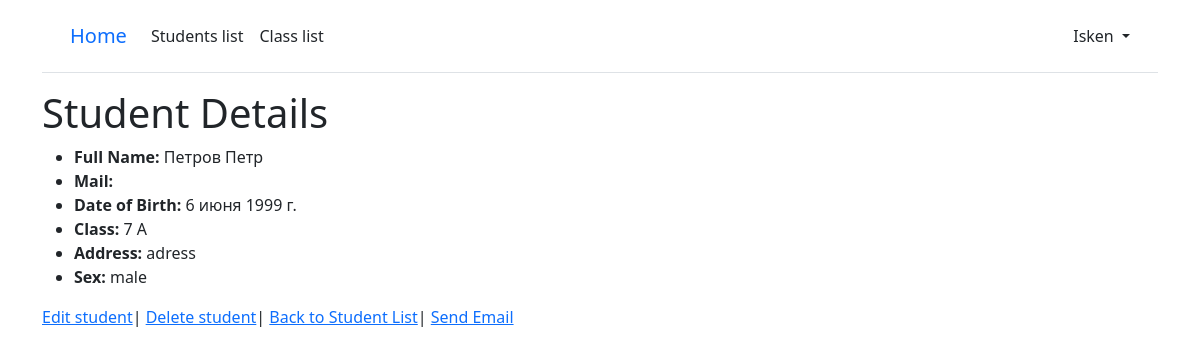
Page /student/4/ (signed in) on the earlier database version.
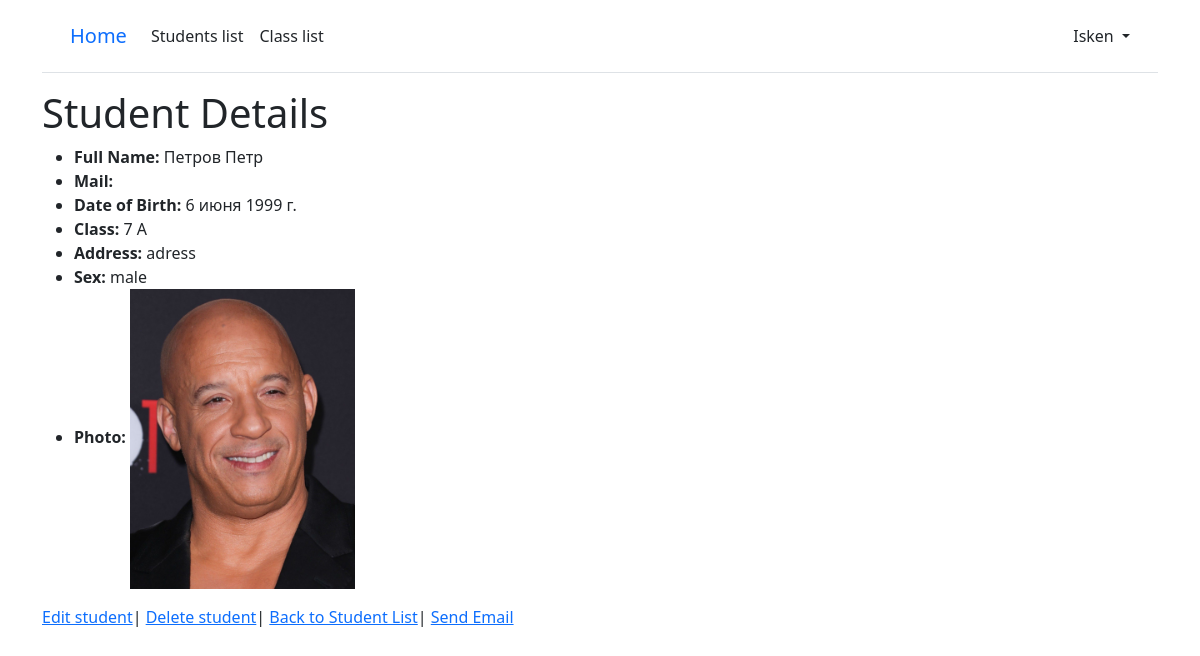
Same page on the later database version.
### school/models.py (models this page shows, shortened)
class Teacher(AbstractUser):
    phone_number = models.CharField(
        max_length=20, unique=True, verbose_name="Номер телефона"
    )
    teacher_class = models.ForeignKey(
        "Class",
        on_delete=models.CASCADE,
        related_name="teachers",
        blank=True,
        null=True,
        verbose_name="Класс",
    )
    item_name = models.CharField(max_length=100, verbose_name="Предмет")
    USERNAME_FIELD = "phone_number"  # Set the phone_number field as the username field for authentication
    REQUIRED_FIELDS = []
    class Meta:
        verbose_name_plural = "Учителя"
        verbose_name = "Учитель"

class Student(models.Model):
    full_name = models.CharField(max_length=100, verbose_name="ФИО")
    email = models.EmailField()
    date_of_birth = models.DateField(verbose_name="Дата рождения")
    student_class = models.ManyToManyField("Class", blank=True, verbose_name="Класс")
    address = models.TextField(verbose_name="Адрес")
    sex = models.CharField(max_length=10, verbose_name="пол")
    photo = models.ImageField(
        upload_to="student_photos/", blank=True, null=True, verbose_name="Фото"
    )
    class Meta:
        verbose_name_plural = "Ученики"
        verbose_name = "Ученик"

class Class(models.Model):
    name = models.CharField(max_length=100, verbose_name="Название класса")
    teacher = models.ForeignKey(
        Teacher, on_delete=models.CASCADE, verbose_name="Учитель"
    )
    students = models.ManyToManyField(Student, blank=True, verbose_name="Ученики")
    class Meta:
        verbose_name_plural = "Классы"
        verbose_name = "Класс"

### school/views.py (the view)
# urls.py: path("student/<int:pk>/", views.StudentDetailView.as_view(), name="student_detail"),
class StudentDetailView(LoginRequiredMixin, generic.DetailView):
    model = Student
    template_name = "school/student_detail.html"
    context_object_name = "student"

### school/templates/school/student_detail.html
{% extends '_base.html' %}
{% block content %}
<h1>Student Details</h1>
<ul>
  <li><strong>Full Name:</strong> {{ student.full_name }}</li>
  <li><strong>Mail:</strong> {{ student.mail }}</li>
  <li><strong>Date of Birth:</strong> {{ student.date_of_birth }}</li>
  <li><strong>
      {% for class_obj in student.student_class.all %}
      Class:</strong> {{ class_obj.name }}
    {% empty %}
    Не привязан к классу
    {% endfor %}</li>
  <li><strong>Address:</strong> {{ student.address }}</li>
  <li><strong>Sex:</strong> {{ student.sex }}</li>
  {% if student.photo %}
  <li><strong>Photo:</strong> <img height="300px" width="auto" src="{{ student.photo.url }}" alt="Student Photo"></li>
  {% endif %}
</ul>
<a href="{% url 'student_edit' student.pk %}">Edit student</a>|
<a href="{% url 'student_delete' student.pk %}">Delete student</a>|
<a href="{% url 'student_list' %}">Back to Student List</a>|
<a href="{% url 'send_email' %}">Send Email</a>
{% endblock %}

### school/templates/_base.html (shortened to what this page needs)
{% load static %}
<!DOCTYPE html>
<html lang="en">
<head>
    <link href="{% static 'css/base.css' %}" rel="stylesheet">
    <link href="https://cdn.jsdelivr.net/npm/bootstrap@5.1.3/dist/css/bootstrap.min.css" rel="stylesheet"
>
</head>
<body>
    <div class="container">
        <header class="p-3 mb-3 border-bottom">
            <div class="container">
                <div class="d-flex flex-wrap align-items-center justify-content-center
        justify-content-lg-start">
                    <a class="navbar-brand" href="{% url 'home' %}">Home</a>
                    <ul class="nav col-12 col-lg-auto me-lg-auto mb-2 justify-content-center
        mb-md-0">
                        {% if user.is_authenticated %}
                        <li><a href="{% url 'student_list' %}" class="nav-link px-2 link-dark">Students list</a></li>
                        <li><a href="{% url 'class_list' %}" class="nav-link px-2 link-dark">Class list</a></li>
                    </ul>
                    <div class="dropdown text-end">
                        <a href="#" class="d-block link-dark text-decoration-none dropdown-toggle" id="dropdownUser1"
                            data-bs-toggle="dropdown" aria-expanded="false">
                            {{ user.username }}
                        </a>
                    </div>
                    {% endif %}
                </div>
            </div>
        </header>
        <main>
            {% block content %}
            {% endblock content %}
        </main>
</body>
</html>

### school/static/css/base.css (style rules this page uses)
body { font-family: 'Source Sans Pro', sans-serif; font-size: 18px; }
header { border-bottom: 1px solid #999; margin-bottom: 2rem; display: flex; }

Differences in the rows shown:
changed Student "Петров Петр": photo: picture added
Other differences:
text now shown: "Photo:"
